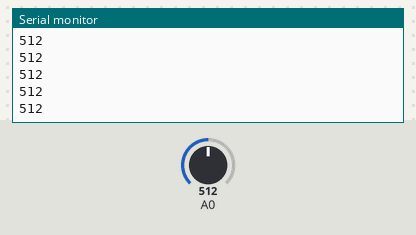
A sketch run on a simulated ESP8266 (NodeMCU). Shown: the last lines printed to the serial monitor. The test bench sets the inputs (shaded band); at power-on: A0 = 512.

Above: at 1.2 s.
1.3 s: A0 set to 716
At 1.56 s:
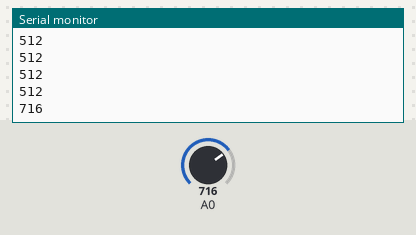
2.8 s: A0 set to 900
At 2.96 s:
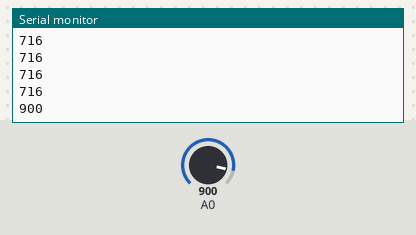
Timing chart, 0 to 5.8 s (numbered marks = the images above; inputs shaded):
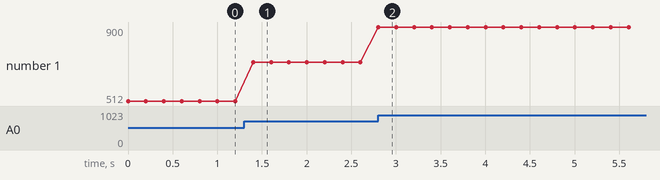

The sketch:

caracterizacion.ino
```cpp
#include <ESP8266WiFi.h>
#include <Wire.h>
int lightValue;

void setup() {
  // put your setup code here, to run once:
  Serial.begin(115200);
}

void loop() {
  // put your main code here, to run repeatedly:
  lightValue = analogRead(0);
  Serial.println(lightValue);
  delay(200);
}
```

Measured:
- after the input at 1.3 s, the serial monitor: prints a new line after 0.10 s (image 1)
- after the input at 2.8 s, the serial monitor: prints a new line at once (image 2)
- plotted number 1: 512 → 716 after the input at 1.3 s, 716 → 900 after the input at 2.8 s
